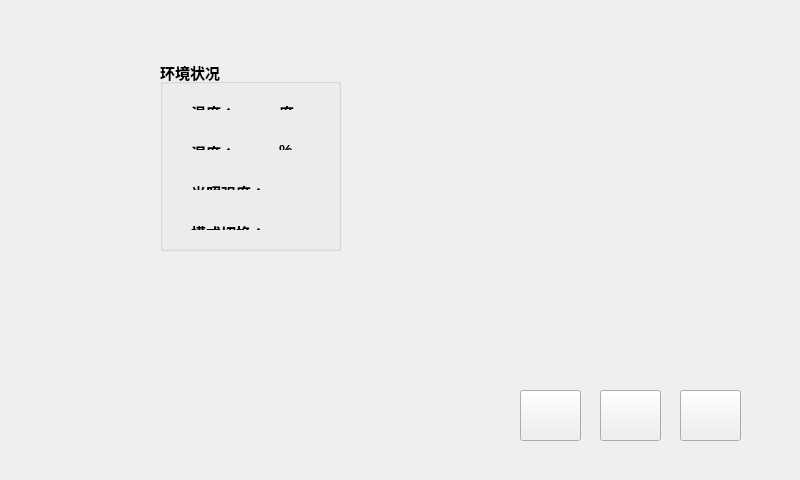
<?xml version="1.0" encoding="UTF-8"?>
<ui version="4.0">
 <class>Widget</class>
 <widget class="QWidget" name="Widget">
  <property name="geometry">
   <rect>
    <x>0</x>
    <y>0</y>
    <width>800</width>
    <height>480</height>
   </rect>
  </property>
  <property name="maximumSize">
   <size>
    <width>800</width>
    <height>480</height>
   </size>
  </property>
  <property name="windowTitle">
   <string>Widget</string>
  </property>
  <widget class="QGroupBox" name="groupBox">
   <property name="geometry">
    <rect>
     <x>160</x>
     <y>60</y>
     <width>181</width>
     <height>191</height>
    </rect>
   </property>
   <property name="font">
    <font>
     <pointsize>11</pointsize>
     <weight>75</weight>
     <bold>true</bold>
    </font>
   </property>
   <property name="title">
    <string>环境状况</string>
   </property>
   <widget class="QWidget" name="layoutWidget">
    <property name="geometry">
     <rect>
      <x>20</x>
      <y>30</y>
      <width>141</width>
      <height>31</height>
     </rect>
    </property>
    <layout class="QHBoxLayout" name="horizontalLayout">
     <item>
      <widget class="QLabel" name="label">
       <property name="text">
        <string>&lt;!DOCTYPE HTML PUBLIC &quot;-//W3C//DTD HTML 4.0//EN&quot; &quot;http://www.w3.org/TR/REC-html40/strict.dtd&quot;&gt;
&lt;html&gt;&lt;head&gt;&lt;meta name=&quot;qrichtext&quot; content=&quot;1&quot; /&gt;&lt;style type=&quot;text/css&quot;&gt;
p, li { white-space: pre-wrap; }
&lt;/style&gt;&lt;/head&gt;&lt;body style=&quot; font-family:'SimSun'; font-size:9pt; font-weight:400; font-style:normal;&quot;&gt;
&lt;p style=&quot; margin-top:0px; margin-bottom:0px; margin-left:0px; margin-right:0px; -qt-block-indent:0; text-indent:0px;&quot;&gt;&lt;span style=&quot; font-family:'宋体'; font-size:11pt; font-weight:600;&quot;&gt;温度：&lt;/span&gt;&lt;/p&gt;&lt;/body&gt;&lt;/html&gt;</string>
       </property>
      </widget>
     </item>
     <item>
      <widget class="QLabel" name="tempLabel">
       <property name="text">
        <string>&lt;!DOCTYPE HTML PUBLIC &quot;-//W3C//DTD HTML 4.0//EN&quot; &quot;http://www.w3.org/TR/REC-html40/strict.dtd&quot;&gt;
&lt;html&gt;&lt;head&gt;&lt;meta name=&quot;qrichtext&quot; content=&quot;1&quot; /&gt;&lt;style type=&quot;text/css&quot;&gt;
p, li { white-space: pre-wrap; }
&lt;/style&gt;&lt;/head&gt;&lt;body style=&quot; font-family:'SimSun'; font-size:9pt; font-weight:400; font-style:normal;&quot;&gt;
&lt;p style=&quot;-qt-paragraph-type:empty; margin-top:0px; margin-bottom:0px; margin-left:0px; margin-right:0px; -qt-block-indent:0; text-indent:0px; font-family:'宋体';&quot;&gt;&lt;/p&gt;&lt;/body&gt;&lt;/html&gt;</string>
       </property>
      </widget>
     </item>
     <item>
      <widget class="QLabel" name="label_3">
       <property name="text">
        <string>&lt;!DOCTYPE HTML PUBLIC &quot;-//W3C//DTD HTML 4.0//EN&quot; &quot;http://www.w3.org/TR/REC-html40/strict.dtd&quot;&gt;
&lt;html&gt;&lt;head&gt;&lt;meta name=&quot;qrichtext&quot; content=&quot;1&quot; /&gt;&lt;style type=&quot;text/css&quot;&gt;
p, li { white-space: pre-wrap; }
&lt;/style&gt;&lt;/head&gt;&lt;body style=&quot; font-family:'SimSun'; font-size:9pt; font-weight:400; font-style:normal;&quot;&gt;
&lt;p style=&quot; margin-top:0px; margin-bottom:0px; margin-left:0px; margin-right:0px; -qt-block-indent:0; text-indent:0px;&quot;&gt;&lt;span style=&quot; font-family:'宋体'; font-size:11pt; font-weight:600;&quot;&gt;度&lt;/span&gt;&lt;/p&gt;&lt;/body&gt;&lt;/html&gt;</string>
       </property>
      </widget>
     </item>
    </layout>
   </widget>
   <widget class="QWidget" name="layoutWidget_2">
    <property name="geometry">
     <rect>
      <x>20</x>
      <y>110</y>
      <width>141</width>
      <height>31</height>
     </rect>
    </property>
    <layout class="QHBoxLayout" name="horizontalLayout_3">
     <item>
      <widget class="QLabel" name="label_6">
       <property name="text">
        <string>&lt;!DOCTYPE HTML PUBLIC &quot;-//W3C//DTD HTML 4.0//EN&quot; &quot;http://www.w3.org/TR/REC-html40/strict.dtd&quot;&gt;
&lt;html&gt;&lt;head&gt;&lt;meta name=&quot;qrichtext&quot; content=&quot;1&quot; /&gt;&lt;style type=&quot;text/css&quot;&gt;
p, li { white-space: pre-wrap; }
&lt;/style&gt;&lt;/head&gt;&lt;body style=&quot; font-family:'SimSun'; font-size:9pt; font-weight:400; font-style:normal;&quot;&gt;
&lt;p style=&quot; margin-top:0px; margin-bottom:0px; margin-left:0px; margin-right:0px; -qt-block-indent:0; text-indent:0px;&quot;&gt;&lt;span style=&quot; font-family:'宋体'; font-size:11pt; font-weight:600;&quot;&gt;光照强度：&lt;/span&gt;&lt;/p&gt;&lt;/body&gt;&lt;/html&gt;</string>
       </property>
      </widget>
     </item>
     <item>
      <widget class="QLabel" name="smokeLabel">
       <property name="text">
        <string>&lt;!DOCTYPE HTML PUBLIC &quot;-//W3C//DTD HTML 4.0//EN&quot; &quot;http://www.w3.org/TR/REC-html40/strict.dtd&quot;&gt;
&lt;html&gt;&lt;head&gt;&lt;meta name=&quot;qrichtext&quot; content=&quot;1&quot; /&gt;&lt;style type=&quot;text/css&quot;&gt;
p, li { white-space: pre-wrap; }
&lt;/style&gt;&lt;/head&gt;&lt;body style=&quot; font-family:'SimSun'; font-size:9pt; font-weight:400; font-style:normal;&quot;&gt;
&lt;p style=&quot;-qt-paragraph-type:empty; margin-top:0px; margin-bottom:0px; margin-left:0px; margin-right:0px; -qt-block-indent:0; text-indent:0px; font-family:'宋体';&quot;&gt;&lt;/p&gt;&lt;/body&gt;&lt;/html&gt;</string>
       </property>
      </widget>
     </item>
    </layout>
   </widget>
   <widget class="QWidget" name="layoutWidget_3">
    <property name="geometry">
     <rect>
      <x>20</x>
      <y>150</y>
      <width>131</width>
      <height>31</height>
     </rect>
    </property>
    <layout class="QHBoxLayout" name="horizontalLayout_4">
     <item>
      <widget class="QLabel" name="label_8">
       <property name="text">
        <string>&lt;!DOCTYPE HTML PUBLIC &quot;-//W3C//DTD HTML 4.0//EN&quot; &quot;http://www.w3.org/TR/REC-html40/strict.dtd&quot;&gt;
&lt;html&gt;&lt;head&gt;&lt;meta name=&quot;qrichtext&quot; content=&quot;1&quot; /&gt;&lt;style type=&quot;text/css&quot;&gt;
p, li { white-space: pre-wrap; }
&lt;/style&gt;&lt;/head&gt;&lt;body style=&quot; font-family:'SimSun'; font-size:9pt; font-weight:400; font-style:normal;&quot;&gt;
&lt;p style=&quot; margin-top:0px; margin-bottom:0px; margin-left:0px; margin-right:0px; -qt-block-indent:0; text-indent:0px;&quot;&gt;&lt;span style=&quot; font-family:'宋体'; font-size:11pt; font-weight:600;&quot;&gt;模式切换：&lt;/span&gt;&lt;/p&gt;&lt;/body&gt;&lt;/html&gt;</string>
       </property>
      </widget>
     </item>
    </layout>
   </widget>
   <widget class="QWidget" name="layoutWidget_4">
    <property name="geometry">
     <rect>
      <x>20</x>
      <y>70</y>
      <width>141</width>
      <height>31</height>
     </rect>
    </property>
    <layout class="QHBoxLayout" name="horizontalLayout_2">
     <item>
      <widget class="QLabel" name="label_4">
       <property name="text">
        <string>&lt;!DOCTYPE HTML PUBLIC &quot;-//W3C//DTD HTML 4.0//EN&quot; &quot;http://www.w3.org/TR/REC-html40/strict.dtd&quot;&gt;
&lt;html&gt;&lt;head&gt;&lt;meta name=&quot;qrichtext&quot; content=&quot;1&quot; /&gt;&lt;style type=&quot;text/css&quot;&gt;
p, li { white-space: pre-wrap; }
&lt;/style&gt;&lt;/head&gt;&lt;body style=&quot; font-family:'SimSun'; font-size:9pt; font-weight:400; font-style:normal;&quot;&gt;
&lt;p style=&quot; margin-top:0px; margin-bottom:0px; margin-left:0px; margin-right:0px; -qt-block-indent:0; text-indent:0px;&quot;&gt;&lt;span style=&quot; font-family:'宋体'; font-size:11pt; font-weight:600;&quot;&gt;湿度：&lt;/span&gt;&lt;/p&gt;&lt;/body&gt;&lt;/html&gt;</string>
       </property>
      </widget>
     </item>
     <item>
      <widget class="QLabel" name="humLabel">
       <property name="text">
        <string>&lt;!DOCTYPE HTML PUBLIC &quot;-//W3C//DTD HTML 4.0//EN&quot; &quot;http://www.w3.org/TR/REC-html40/strict.dtd&quot;&gt;
&lt;html&gt;&lt;head&gt;&lt;meta name=&quot;qrichtext&quot; content=&quot;1&quot; /&gt;&lt;style type=&quot;text/css&quot;&gt;
p, li { white-space: pre-wrap; }
&lt;/style&gt;&lt;/head&gt;&lt;body style=&quot; font-family:'SimSun'; font-size:9pt; font-weight:400; font-style:normal;&quot;&gt;
&lt;p style=&quot;-qt-paragraph-type:empty; margin-top:0px; margin-bottom:0px; margin-left:0px; margin-right:0px; -qt-block-indent:0; text-indent:0px; font-family:'宋体';&quot;&gt;&lt;/p&gt;&lt;/body&gt;&lt;/html&gt;</string>
       </property>
      </widget>
     </item>
     <item>
      <widget class="QLabel" name="label_2">
       <property name="text">
        <string>&lt;!DOCTYPE HTML PUBLIC &quot;-//W3C//DTD HTML 4.0//EN&quot; &quot;http://www.w3.org/TR/REC-html40/strict.dtd&quot;&gt;
&lt;html&gt;&lt;head&gt;&lt;meta name=&quot;qrichtext&quot; content=&quot;1&quot; /&gt;&lt;style type=&quot;text/css&quot;&gt;
p, li { white-space: pre-wrap; }
&lt;/style&gt;&lt;/head&gt;&lt;body style=&quot; font-family:'SimSun'; font-size:9pt; font-weight:400; font-style:normal;&quot;&gt;
&lt;p style=&quot; margin-top:0px; margin-bottom:0px; margin-left:0px; margin-right:0px; -qt-block-indent:0; text-indent:0px;&quot;&gt;&lt;span style=&quot; font-family:'宋体'; font-size:11pt; font-weight:600;&quot;&gt;%&lt;/span&gt;&lt;/p&gt;&lt;/body&gt;&lt;/html&gt;</string>
       </property>
      </widget>
     </item>
    </layout>
   </widget>
  </widget>
  <widget class="QPushButton" name="navButton">
   <property name="geometry">
    <rect>
     <x>600</x>
     <y>390</y>
     <width>61</width>
     <height>51</height>
    </rect>
   </property>
   <property name="text">
    <string/>
   </property>
  </widget>
  <widget class="QPushButton" name="startButton">
   <property name="geometry">
    <rect>
     <x>680</x>
     <y>390</y>
     <width>61</width>
     <height>51</height>
    </rect>
   </property>
   <property name="text">
    <string/>
   </property>
  </widget>
  <widget class="QPushButton" name="setButton">
   <property name="geometry">
    <rect>
     <x>520</x>
     <y>390</y>
     <width>61</width>
     <height>51</height>
    </rect>
   </property>
   <property name="text">
    <string/>
   </property>
  </widget>
 </widget>
 <layoutdefault spacing="6" margin="11"/>
 <resources/>
 <connections/>
</ui>
